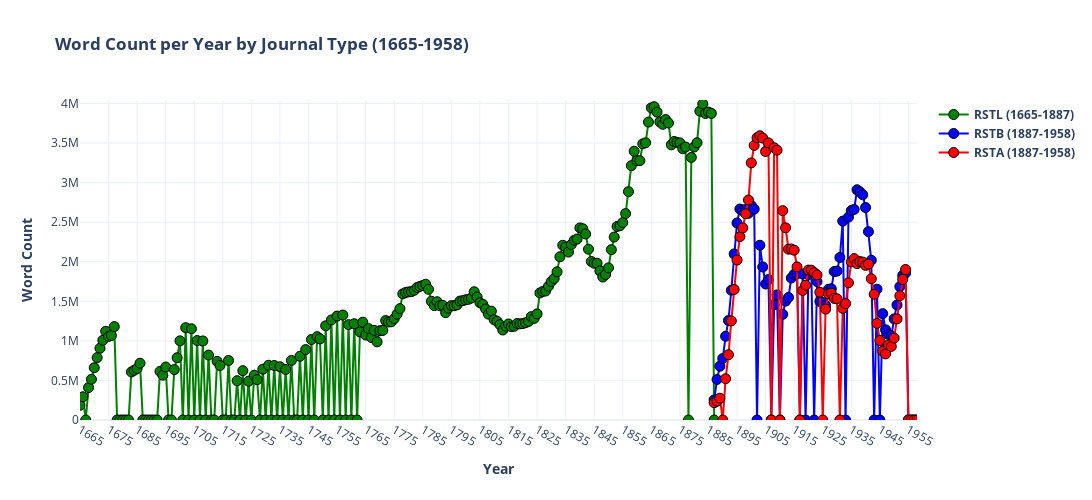

Notebook code for this chart:
### Code cell
import pandas as pd
import plotly.graph_objects as go
from collections import defaultdict
import os
import re
from tqdm import tqdm

def count_word_in_files(text_dirs, window_size=10):
    def extract_year_from_filename(filename):
        match = re.search(r'rst[bla]?_?(\d{4})', filename)
        return int(match.group(1)) if match else None

    # Initialize separate counts for each journal type
    year_word_counts = {
        'rstb': defaultdict(int),
        'rsta': defaultdict(int),
        'rstl': defaultdict(int)
    }

    print("Counting word counts in year windows...")

    for text_dir in text_dirs:
        journal_type = os.path.basename(text_dir)[-4:]  # extract journal type from directory name
        file_paths = [os.path.join(text_dir, f) for f in os.listdir(text_dir) if f.endswith('.txt')]

        for file_path in tqdm(file_paths):
            year = extract_year_from_filename(os.path.basename(file_path))
            if year:
                with open(file_path, 'r', encoding='utf-8') as file:
                    text = file.read()
                    word_count = len(text.split())  # Count the number of words
                    year_word_counts[journal_type][year] += word_count
    
    # Combine and window the counts
    combined_year_windows = defaultdict(lambda: {'rstb': 0, 'rsta': 0, 'rstl': 0})

    for journal_type, counts in year_word_counts.items():
        all_years = sorted(counts.keys())
        for year in all_years:
            if year in counts:
                for offset in range(window_size):
                    window_year = year + offset
                    combined_year_windows[window_year][journal_type] += counts[year] if window_year in counts else 0
    
    return combined_year_windows

# Example usage
year_word_counts = count_word_in_files(
    [r"D:\Fact_fiction_corpus\texts\royal society\txt_rstb",
     r"D:\Fact_fiction_corpus\texts\royal society\txt_rstl",
     r"D:\Fact_fiction_corpus\texts\royal society\txt_rsta"]
)

# Prepare the data for plotting
years = list(range(1665, 1959))
df = pd.DataFrame({
    'Year': years,
    'RSTB Word Count': [year_word_counts.get(year, {'rstb': 0})['rstb'] if year >= 1887 else 0 for year in years],
    'RSTA Word Count': [year_word_counts.get(year, {'rsta': 0})['rsta'] if year >= 1887 else 0 for year in years],
    'RSTL Word Count': [year_word_counts.get(year, {'rstl': 0})['rstl'] if year <= 1886 else 0 for year in years]
})

# Create the interactive plot
fig = go.Figure()

# Add traces for each journal type
fig.add_trace(go.Scatter(
    x=df['Year'][df['Year'] <= 1887],
    y=df['RSTL Word Count'][df['Year'] <= 1887],
    mode='markers+lines',
    name='<b>RSTL (1665-1887)<b>',
    marker=dict(
        size=10,
        color='green',
        line=dict(width=1, color='black')
    ),
    text=[f'Year: {year}<br>RSTL Word Count: {count}' for year, count in zip(df['Year'][df['Year'] <= 1886], df['RSTL Word Count'][df['Year'] <= 1886])],
    hoverinfo='text'
))

fig.add_trace(go.Scatter(
    x=df['Year'][df['Year'] >= 1887],
    y=df['RSTB Word Count'][df['Year'] >= 1887],
    mode='markers+lines',
    name='<b>RSTB (1887-1958)<b>',
    marker=dict(
        size=10,
        color='blue',
        line=dict(width=1, color='black')
    ),
    text=[f'Year: {year}<br>RSTB Word Count: {count}' for year, count in zip(df['Year'][df['Year'] >= 1887], df['RSTB Word Count'][df['Year'] >= 1887])],
    hoverinfo='text'
))

fig.add_trace(go.Scatter(
    x=df['Year'][df['Year'] >= 1887],
    y=df['RSTA Word Count'][df['Year'] >= 1887],
    mode='markers+lines',
    name='<b>RSTA (1887-1958)<b>',
    marker=dict(
        size=10,
        color='red',
        line=dict(width=1, color='black')
    ),
    text=[f'Year: {year}<br>RSTA Word Count: {count}' for year, count in zip(df['Year'][df['Year'] >= 1887], df['RSTA Word Count'][df['Year'] >= 1887])],
    hoverinfo='text'
))

# Update layout
fig.update_layout(
    title='<b>Word Count per Year by Journal Type (1665-1958)<b>',
    xaxis_title='<b>Year<b>',
    yaxis_title='<b>Word Count<b>',
    xaxis=dict(
        tickmode='linear',
        tick0=1665,
        dtick=10,
        range=[1665, 1958]
    ),
    yaxis=dict(range=[0, max(df['RSTB Word Count'].max(), df['RSTA Word Count'].max(), df['RSTL Word Count'].max()) + 50000]),
    template='plotly_white'
)

fig.update_layout(
    width=1200,  # Reduce width
    height=500,  # Reduce height
)

# Show the plot
fig.show()
fig.write_html("../extra_plots/royal_society_word_counts.html")

### Figure 1 — Plotly figure (JSON) as saved in the notebook; plotly's stock layout.template omitted (floating-point values rounded to 4 significant figures; data arrays with more than 128 entries replaced by an {"elided": "..."} marker saying what was removed)
{"data": [{"hoverinfo": "text", "marker": {"color": "green", "line": {"color": "black", "width": 1}, "size": 10}, "mode": "markers+lines", "name": "<b>RSTL (1665-1887)<b>", "text": {"elided": "222 str values"}, "type": "scatter", "x": {"elided": "223 int values"}, "y": {"elided": "223 int values"}}, {"hoverinfo": "text", "marker": {"color": "blue", "line": {"color": "black", "width": 1}, "size": 10}, "mode": "markers+lines", "name": "<b>RSTB (1887-1958)<b>", "text": ["Year: 1887<br>RSTB Word Count: 253912", "Year: 1888<br>RSTB Word Count: 512381", "Year: 1889<br>RSTB Word Count: 679868", "Year: 1890<br>RSTB Word Count: 776375", "Year: 1891<br>RSTB Word Count: 1057970", "Year: 1892<br>RSTB Word Count: 1256590", "Year: 1893<br>RSTB Word Count: 1640016", "Year: 1894<br>RSTB Word Count: 2098985", "Year: 1895<br>RSTB Word Count: 2490218", "Year: 1896<br>RSTB Word Count: 2666255", "Year: 1897<br>RSTB Word Count: 2645961", "Year: 1898<br>RSTB Word Count: 2661383", "Year: 1899<br>RSTB Word Count: 2612015", "Year: 1900<br>RSTB Word Count: 2709704", "Year: 1901<br>RSTB Word Count: 2665256", "Year: 1902<br>RSTB Word Count: 0", "Year: 1903<br>RSTB Word Count: 2208688", "Year: 1904<br>RSTB Word Count: 1934270", "Year: 1905<br>RSTB Word Count: 1719089", "Year: 1906<br>RSTB Word Count: 1774251", "Year: 1907<br>RSTB Word Count: 0", "Year: 1908<br>RSTB Word Count: 1457007", "Year: 1909<br>RSTB Word Count: 1581023", "Year: 1910<br>RSTB Word Count: 0", "Year: 1911<br>RSTB Word Count: 1335282", "Year: 1912<br>RSTB Word Count: 1502265", "Year: 1913<br>RSTB Word Count: 1549392", "Year: 1914<br>RSTB Word Count: 1794522", "Year: 1915<br>RSTB Word Count: 1841836", "Year: 1916<br>RSTB Word Count: 1847418", "Year: 1917<br>RSTB Word Count: 0", "Year: 1918<br>RSTB Word Count: 1846329", "Year: 1919<br>RSTB Word Count: 0", "Year: 1920<br>RSTB Word Count: 1838209", "Year: 1921<br>RSTB Word Count: 1875099", "Year: 1922<br>RSTB Word Count: 0", "Year: 1923<br>RSTB Word Count: 1749502", "Year: 1924<br>RSTB Word Count: 1497558", "Year: 1925<br>RSTB Word Count: 1484967", "Year: 1926<br>RSTB Word Count: 1448070", "Year: 1927<br>RSTB Word Count: 1652579", "Year: 1928<br>RSTB Word Count: 1658253", "Year: 1929<br>RSTB Word Count: 1876286", "Year: 1930<br>RSTB Word Count: 1881834", "Year: 1931<br>RSTB Word Count: 2053838", "Year: 1932<br>RSTB Word Count: 2513508", "Year: 1933<br>RSTB Word Count: 0", "Year: 1934<br>RSTB Word Count: 2563194", "Year: 1935<br>RSTB Word Count: 2646885", "Year: 1936<br>RSTB Word Count: 2661126", "Year: 1937<br>RSTB Word Count: 2909486", "Year: 1938<br>RSTB Word Count: 2883779", "Year: 1939<br>RSTB Word Count: 2845696", "Year: 1940<br>RSTB Word Count: 2684656", "Year: 1941<br>RSTB Word Count: 2379875", "Year: 1942<br>RSTB Word Count: 2018520", "Year: 1943<br>RSTB Word Count: 0", "Year: 1944<br>RSTB Word Count: 1653253", "Year: 1945<br>RSTB Word Count: 0", "Year: 1946<br>RSTB Word Count: 1343924", "Year: 1947<br>RSTB Word Count: 1139500", "Year: 1948<br>RSTB Word Count: 1082692", "Year: 1949<br>RSTB Word Count: 1065495", "Year: 1950<br>RSTB Word Count: 1277823", "Year: 1951<br>RSTB Word Count: 1453756", "Year: 1952<br>RSTB Word Count: 1685816", "Year: 1953<br>RSTB Word Count: 1827287", "Year: 1954<br>RSTB Word Count: 1856532", "Year: 1955<br>RSTB Word Count: 0", "Year: 1956<br>RSTB Word Count: 0", "Year: 1957<br>RSTB Word Count: 0", "Year: 1958<br>RSTB Word Count: 0"], "type": "scatter", "x": [1887, 1888, 1889, 1890, 1891, 1892, 1893, 1894, 1895, 1896, 1897, 1898, 1899, 1900, 1901, 1902, 1903, 1904, 1905, 1906, 1907, 1908, 1909, 1910, 1911, 1912, 1913, 1914, 1915, 1916, 1917, 1918, 1919, 1920, 1921, 1922, 1923, 1924, 1925, 1926, 1927, 1928, 1929, 1930, 1931, 1932, 1933, 1934, 1935, 1936, 1937, 1938, 1939, 1940, 1941, 1942, 1943, 1944, 1945, 1946, 1947, 1948, 1949, 1950, 1951, 1952, 1953, 1954, 1955, 1956, 1957, 1958], "y": [253912, 512381, 679868, 776375, 1057970, 1256590, 1640016, 2098985, 2490218, 2666255, 2645961, 2661383, 2612015, 2709704, 2665256, 0, 2208688, 1934270, 1719089, 1774251, 0, 1457007, 1581023, 0, 1335282, 1502265, 1549392, 1794522, 1841836, 1847418, 0, 1846329, 0, 1838209, 1875099, 0, 1749502, 1497558, 1484967, 1448070, 1652579, 1658253, 1876286, 1881834, 2053838, 2513508, 0, 2563194, 2646885, 2661126, 2909486, 2883779, 2845696, 2684656, 2379875, 2018520, 0, 1653253, 0, 1343924, 1139500, 1082692, 1065495, 1277823, 1453756, 1685816, 1827287, 1856532, 0, 0, 0, 0]}, {"hoverinfo": "text", "marker": {"color": "red", "line": {"color": "black", "width": 1}, "size": 10}, "mode": "markers+lines", "name": "<b>RSTA (1887-1958)<b>", "text": ["Year: 1887<br>RSTA Word Count: 218264", "Year: 1888<br>RSTA Word Count: 237154", "Year: 1889<br>RSTA Word Count: 275639", "Year: 1890<br>RSTA Word Count: 0", "Year: 1891<br>RSTA Word Count: 521090", "Year: 1892<br>RSTA Word Count: 824226", "Year: 1893<br>RSTA Word Count: 1252286", "Year: 1894<br>RSTA Word Count: 1649710", "Year: 1895<br>RSTA Word Count: 2021638", "Year: 1896<br>RSTA Word Count: 2317104", "Year: 1897<br>RSTA Word Count: 2427587", "Year: 1898<br>RSTA Word Count: 2605970", "Year: 1899<br>RSTA Word Count: 2780252", "Year: 1900<br>RSTA Word Count: 3249459", "Year: 1901<br>RSTA Word Count: 3470145", "Year: 1902<br>RSTA Word Count: 3567363", "Year: 1903<br>RSTA Word Count: 3592395", "Year: 1904<br>RSTA Word Count: 3562785", "Year: 1905<br>RSTA Word Count: 3393777", "Year: 1906<br>RSTA Word Count: 3502325", "Year: 1907<br>RSTA Word Count: 0", "Year: 1908<br>RSTA Word Count: 3440315", "Year: 1909<br>RSTA Word Count: 3409564", "Year: 1910<br>RSTA Word Count: 0", "Year: 1911<br>RSTA Word Count: 2645623", "Year: 1912<br>RSTA Word Count: 2428581", "Year: 1913<br>RSTA Word Count: 2159264", "Year: 1914<br>RSTA Word Count: 2161430", "Year: 1915<br>RSTA Word Count: 2145804", "Year: 1916<br>RSTA Word Count: 1934544", "Year: 1917<br>RSTA Word Count: 0", "Year: 1918<br>RSTA Word Count: 1636467", "Year: 1919<br>RSTA Word Count: 1703711", "Year: 1920<br>RSTA Word Count: 1894648", "Year: 1921<br>RSTA Word Count: 1893825", "Year: 1922<br>RSTA Word Count: 1862908", "Year: 1923<br>RSTA Word Count: 1832703", "Year: 1924<br>RSTA Word Count: 1614300", "Year: 1925<br>RSTA Word Count: 0", "Year: 1926<br>RSTA Word Count: 1401420", "Year: 1927<br>RSTA Word Count: 1594010", "Year: 1928<br>RSTA Word Count: 1602693", "Year: 1929<br>RSTA Word Count: 1536349", "Year: 1930<br>RSTA Word Count: 1530939", "Year: 1931<br>RSTA Word Count: 0", "Year: 1932<br>RSTA Word Count: 1411151", "Year: 1933<br>RSTA Word Count: 1470910", "Year: 1934<br>RSTA Word Count: 1733288", "Year: 1935<br>RSTA Word Count: 1997889", "Year: 1936<br>RSTA Word Count: 2040142", "Year: 1937<br>RSTA Word Count: 1976609", "Year: 1938<br>RSTA Word Count: 2002455", "Year: 1939<br>RSTA Word Count: 1996101", "Year: 1940<br>RSTA Word Count: 1954340", "Year: 1941<br>RSTA Word Count: 1969868", "Year: 1942<br>RSTA Word Count: 1784763", "Year: 1943<br>RSTA Word Count: 1589633", "Year: 1944<br>RSTA Word Count: 1220958", "Year: 1945<br>RSTA Word Count: 1004402", "Year: 1946<br>RSTA Word Count: 868701", "Year: 1947<br>RSTA Word Count: 835216", "Year: 1948<br>RSTA Word Count: 948826", "Year: 1949<br>RSTA Word Count: 929897", "Year: 1950<br>RSTA Word Count: 1035209", "Year: 1951<br>RSTA Word Count: 1277762", "Year: 1952<br>RSTA Word Count: 1570026", "Year: 1953<br>RSTA Word Count: 1776014", "Year: 1954<br>RSTA Word Count: 1901863", "Year: 1955<br>RSTA Word Count: 0", "Year: 1956<br>RSTA Word Count: 0", "Year: 1957<br>RSTA Word Count: 0", "Year: 1958<br>RSTA Word Count: 0"], "type": "scatter", "x": [1887, 1888, 1889, 1890, 1891, 1892, 1893, 1894, 1895, 1896, 1897, 1898, 1899, 1900, 1901, 1902, 1903, 1904, 1905, 1906, 1907, 1908, 1909, 1910, 1911, 1912, 1913, 1914, 1915, 1916, 1917, 1918, 1919, 1920, 1921, 1922, 1923, 1924, 1925, 1926, 1927, 1928, 1929, 1930, 1931, 1932, 1933, 1934, 1935, 1936, 1937, 1938, 1939, 1940, 1941, 1942, 1943, 1944, 1945, 1946, 1947, 1948, 1949, 1950, 1951, 1952, 1953, 1954, 1955, 1956, 1957, 1958], "y": [218264, 237154, 275639, 0, 521090, 824226, 1252286, 1649710, 2021638, 2317104, 2427587, 2605970, 2780252, 3249459, 3470145, 3567363, 3592395, 3562785, 3393777, 3502325, 0, 3440315, 3409564, 0, 2645623, 2428581, 2159264, 2161430, 2145804, 1934544, 0, 1636467, 1703711, 1894648, 1893825, 1862908, 1832703, 1614300, 0, 1401420, 1594010, 1602693, 1536349, 1530939, 0, 1411151, 1470910, 1733288, 1997889, 2040142, 1976609, 2002455, 1996101, 1954340, 1969868, 1784763, 1589633, 1220958, 1004402, 868701, 835216, 948826, 929897, 1035209, 1277762, 1570026, 1776014, 1901863, 0, 0, 0, 0]}], "layout": {"height": 500, "title": {"text": "<b>Word Count per Year by Journal Type (1665-1958)<b>"}, "width": 1200, "xaxis": {"dtick": 10, "range": [1665, 1958], "tick0": 1665, "tickmode": "linear", "title": {"text": "<b>Year<b>"}}, "yaxis": {"range": [0, 4044196], "title": {"text": "<b>Word Count<b>"}}}}
